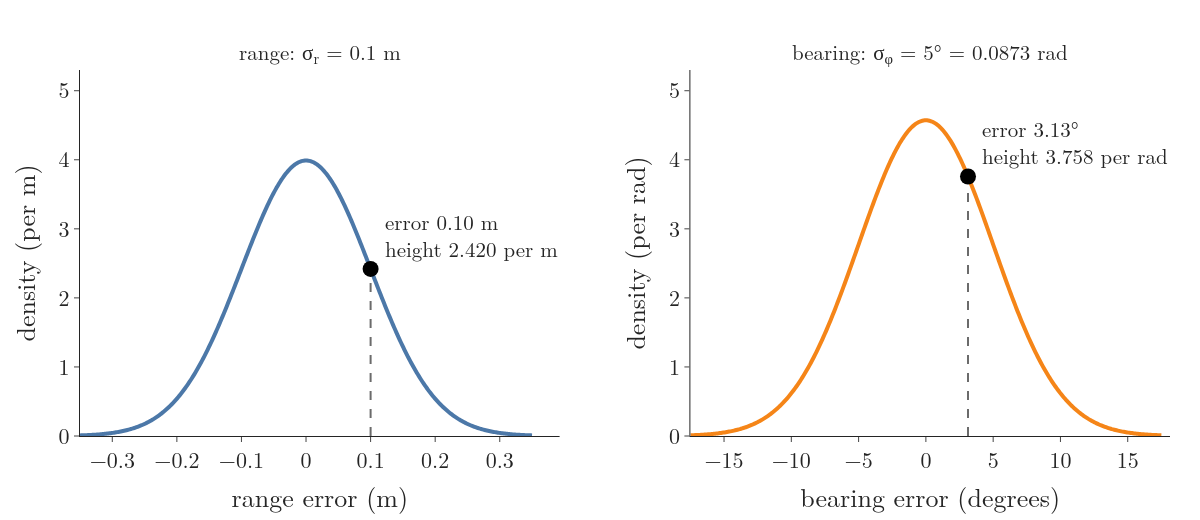

Recreate this plot in Python.
"""The two Gaussians of the pink pole's reading at pose A. Left: the range error, sigma_r = 0.1 m; the error 0.10 m
lands at 2.420 per m. Right: the bearing error, sigma_phi = 5 deg; the error 3.13 deg lands at 3.758 per rad.
The density of the reading is the product of the two heights, 9.09. Run -> two_gauss.png"""
from pathlib import Path

import numpy as np
import plotly.graph_objects as go
from gifkit import BLUE, FONT, GREY, ORANGE
from lmmodel import LM, POSE_A, READ, SIG_PHI, SIG_R, expected, gauss, landmark_density, wrap
from plotly.subplots import make_subplots

here = Path(__file__).parent
r, phi = READ["pink"]
r_hat, phi_hat = expected(POSE_A, LM["pink"])
e_r, e_phi = r - r_hat, wrap(phi - phi_hat)
h_r, h_phi = gauss(e_r, SIG_R), gauss(e_phi, SIG_PHI)
assert round(e_r, 2) == 0.10 and round(np.degrees(e_phi), 2) == 3.13
assert round(h_r, 3) == 2.420 and round(h_phi, 3) == 3.758
assert round(h_r * h_phi, 2) == round(landmark_density(POSE_A, "pink"), 2) == 9.09

panels = [  # (x values, density, error, height, x label, unit, colour, x tick step = sigma)
    (np.linspace(-0.35, 0.35, 401), lambda v: gauss(v, SIG_R), e_r, h_r, "range error (m)", "per m", BLUE, 0.1,
     f"error 0.10 m<br>height {h_r:.3f} per m"),
    (np.linspace(-17.5, 17.5, 401), lambda v: gauss(np.radians(v), SIG_PHI), np.degrees(e_phi), h_phi,
     "bearing error (degrees)", "per rad", ORANGE, 5, f"error 3.13°<br>height {h_phi:.3f} per rad"),
]
fig = make_subplots(rows=1, cols=2, horizontal_spacing=0.12,
                    subplot_titles=["range: σ<sub>r</sub> = 0.1 m", "bearing: σ<sub>φ</sub> = 5° = 0.0873 rad"])
for k, (xs, f, e, h, xlab, unit, col, step, txt) in enumerate(panels, start=1):
    fig.add_trace(go.Scatter(x=xs, y=f(xs), mode="lines", line=dict(color=col, width=4, simplify=False)), 1, k)
    fig.add_trace(go.Scatter(x=[e, e], y=[0, h], mode="lines", line=dict(color=GREY, width=2, dash="dash")), 1, k)
    fig.add_trace(go.Scatter(x=[e], y=[h], mode="markers", marker=dict(size=16, color="black")), 1, k)
    fig.add_annotation(x=e, y=h, text=txt, showarrow=False, xanchor="left", yanchor="bottom", xshift=12, yshift=4,
                       align="left", font=dict(size=20), row=1, col=k)
    fig.update_xaxes(title=xlab, dtick=step, row=1, col=k)
    fig.update_yaxes(title=f"density ({unit})", range=[0, 5.3], dtick=1, row=1, col=k)
fig.update_layout(template="simple_white", width=1200, height=520, font=FONT, showlegend=False,
                  margin=dict(l=80, r=30, t=70, b=80))
fig.update_annotations(font_size=21)
fig.write_image(here / "two_gauss.png")
print(f"range error {e_r:.2f} m -> {h_r:.3f} per m; bearing error {np.degrees(e_phi):.2f} deg -> {h_phi:.3f} per rad;"
      f" product {h_r * h_phi:.2f}")
